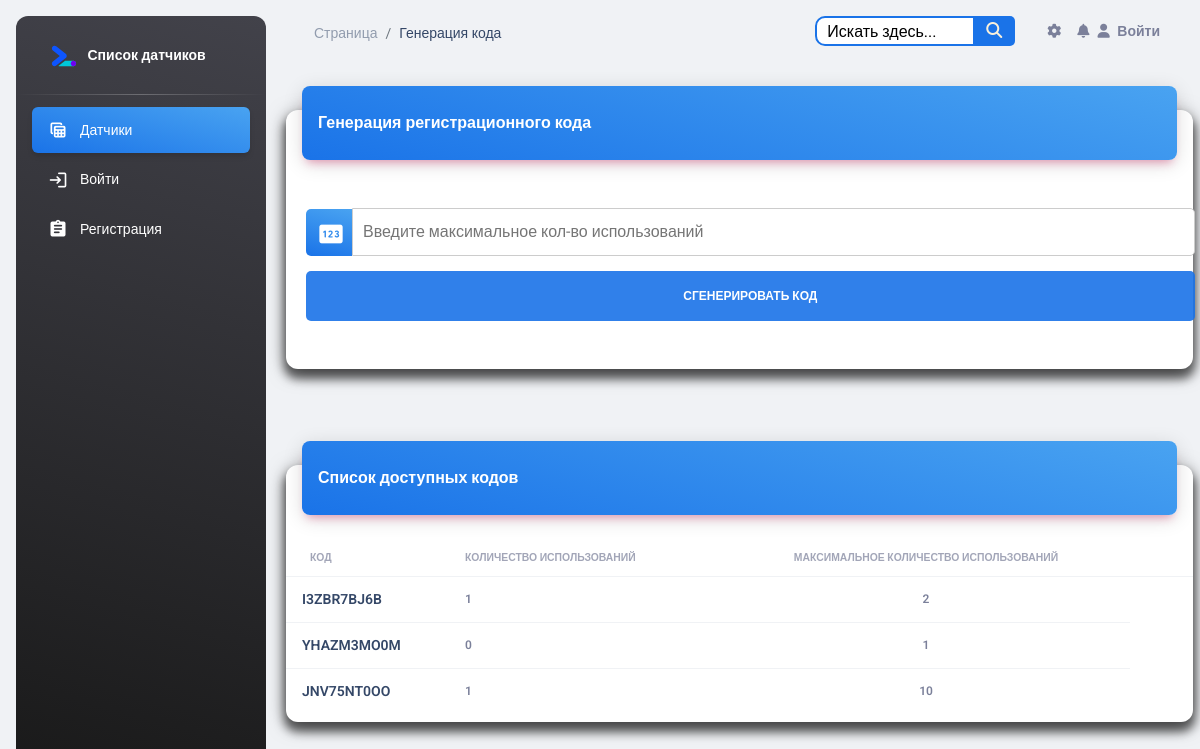
/account/generate-code/, run on the app's committed database.
### account/models.py (models this page shows, shortened)
class RegistrationCode(models.Model):
    code = models.CharField('Код', max_length=10, unique=True)
    usage_count = models.IntegerField('Кол-во использований', default=0)
    max_usages = models.IntegerField('Максимальное кол-во использований')
    class Meta:
        verbose_name = 'Регистрационный код'
        verbose_name_plural = 'Регистрационный код'

### account/views.py (the view, shortened to what this page needs)
# urls.py: path('generate-code/', generate_code_view, name='generate_code'),
def generate_code_view(request):
    codes = RegistrationCode.objects.all()
    return render(request, 'account/generate_code.html', {'codes': codes})

### templates/account/generate_code.html (shortened to what this page needs)
{% include 'base.html' %}
{% load static %}
<head>
</head>
<body class="g-sidenav-show  bg-gray-200">
<aside class="sidenav navbar navbar-vertical navbar-expand-xs border-0 border-radius-xl my-3 fixed-start ms-3   bg-gradient-dark"
       id="sidenav-main">
    <div class="sidenav-header">
        <a class="navbar-brand m-0" href="{% url 'sensor_list' %}">
            <img src="{% static 'img/google-webdev.svg' %}" class="navbar-brand-img h-100" alt="main_logo">
            <span class="ms-1 font-weight-bold text-white">Список датчиков</span>
        </a>
    </div>
    <hr class="horizontal light mt-0 mb-2">
    <div class="collapse navbar-collapse  w-auto " id="sidenav-collapse-main">
        <ul class="navbar-nav">
            <li class="nav-item">
                <a class="nav-link text-white active bg-gradient-info" href="{% url 'sensor_list' %}">
                    <div class="text-white text-center me-2 d-flex align-items-center justify-content-center">
                        <i class="material-icons opacity-10">table_view</i>
                    </div>
                    <span class="nav-link-text ms-1">Датчики</span>
                </a>
            </li>
            {% if user.is_authenticated %}
                <li class="nav-item mt-3">
                    <h6 class="ps-4 ms-2 text-uppercase text-xs text-white font-weight-bolder opacity-8">Страницы
                        аккаунта</h6>
                </li>
                <li class="nav-item">
                    <a class="nav-link text-white " href="{% url 'profiles:profile_detail' user.profile.slug %}">
                        <div class="text-white text-center me-2 d-flex align-items-center justify-content-center">
                            <i class="material-icons opacity-10">person</i>
                        </div>
                        <span class="nav-link-text ms-1">Профиль {{ user.username }}</span>
                    </a>
                </li>
                <li class="nav-item">
                    <a class="nav-link text-white " href='{% url 'logout' %}'>
                        <div class="text-white text-center me-2 d-flex align-items-center justify-content-center">
                            <i class="material-icons opacity-10">login</i>
                        </div>
                        <span class="nav-link-text ms-1">Выйти</span>
                    </a>
                </li>
            {% else %}
                <li class="nav-item">
                    <a class="nav-link text-white " href='{% url 'login' %}'>
                        <div class="text-white text-center me-2 d-flex align-items-center justify-content-center">
                            <i class="material-icons opacity-10">login</i>
                        </div>
                        <span class="nav-link-text ms-1">Войти</span>
                    </a>
                </li>
                <li class="nav-item">
                    <a class="nav-link text-white " href="{% url 'register' %}">
                        <div class="text-white text-center me-2 d-flex align-items-center justify-content-center">
                            <i class="material-icons opacity-10">assignment</i>
                        </div>
                        <span class="nav-link-text ms-1">Регистрация</span>
                    </a>
                </li>
            {% endif %}
        </ul>
    </div>
</aside>
<main class="main-content position-relative max-height-vh-100 h-100 border-radius-lg ">
    <nav class="navbar navbar-main navbar-expand-lg px-0 mx-4 shadow-none border-radius-xl" id="navbarBlur"
         data-scroll="true">
        <div class="container-fluid py-1 px-3">
            <nav aria-label="breadcrumb">
                <ol class="breadcrumb bg-transparent mb-0 pb-0 pt-1 px-0 me-sm-6 me-5">
                    <li class="breadcrumb-item text-sm"><a class="opacity-5 text-dark" href="{% url 'sensor_list' %}">Страница</a>
                    <li class="breadcrumb-item text-sm text-dark active" aria-current="page">Генерация кода</li>
                </ol>
            </nav>
            {% include 'include/navbar.html' %}
        </div>
    </nav>
    <div class="container-fluid py-4">
        <div class="row">
            <div class="col-12">
                <div class="card my-4">
                    <div class="card-header p-0 position-relative mt-n4 mx-3 z-index-2">
                        <div class="bg-gradient-info shadow-primary border-radius-lg pt-4 pb-3">
                            <h6 class="text-white ps-3">Генерация регистрационного кода</h6>
                        </div>
                    </div>
                    <div class="card-body px-0 pb-2">
                        <form class="profile-form" method="post">
                            <div class="card-body px-0 pb-2">
                                <div class="input-container">
                                    <i class="icon"><i class="material-icons opacity-10" style="font-size: 28px">pin</i></i>
<input class="input-field" type="number" id="max_usages" name="max_usages" placeholder="Введите максимальное кол-во использований" min="0" required>
                                </div>
                                <button type="submit" class="btn">Сгенерировать код</button>
                            </div>
                        </form>
                    </div>
                </div>
            </div>
        </div>
    </div>
    <div class="container-fluid py-4">
        <div class="row">
            <div class="col-12">
                <div class="card my-4">
                    <div class="card-header p-0 position-relative mt-n4 mx-3 z-index-2">
                        <div class="bg-gradient-info shadow-primary border-radius-lg pt-4 pb-3">
                            <h6 class="text-white ps-3">Список доступных кодов</h6>
                        </div>
                    </div>
                    <div class="card-body px-0 pb-2">
                        <table class="table align-items-center mb-0">
                            <thead>
                            <tr>
                                <th class="text-uppercase text-secondary text-xxs font-weight-bolder opacity-7">Код</th>
                                <th class="text-uppercase text-secondary text-xxs font-weight-bolder opacity-7 ps-2">
                                    Количество использований
                                </th>
                                <th class="text-center text-uppercase text-secondary text-xxs font-weight-bolder opacity-7">
                                    Максимальное количество использований
                                </th>
                                <th class="text-secondary opacity-7"></th>
                            </tr>
                            </thead>
                            <tbody>
                            {% for code in codes %}
                                <tr>
                                    <td>
                                        <div class="d-flex px-2 py-1">
                                            <div class="d-flex flex-column justify-content-center">
                                                <h6 class="mb-0 text-sm">{{ code.code }}</h6>
                                            </div>
                                        </div>
                                    </td>
                                    <td class="align-middle">
                                        <span class="text-secondary text-xs font-weight-bold">{{ code.usage_count }}</span>
                                    </td>
                                    <td class="align-middle text-center">
                                        <span class="text-secondary text-xs font-weight-bold">{{ code.max_usages }}</span>
                                    </td>
                                </tr>
                            {% endfor %}
                            </tbody>
                        </table>
                    </div>
                </div>
            </div>
        </div>
    </div>
</main>
</body>

### static/css/nucleo-svg.css (style rules this page uses)
.icon { display: inline-block; color: #111111; height: 1em; width: 1em; }
.icon { fill: currentColor; stroke: none; }

### templates/account/generate_code.html (style rules this page uses)
.profile-form { width: 98%; margin-left: 20px; }
.input-container { display: flex; align-items: center; margin-bottom: 15px; }
.icon { height: 47px; padding: 11px; background: linear-gradient(195deg, #49a3f1 0%, #1A73E8 100%); color: white; min-width: 46px; text-align: center; border-top-left-radius: 5px; border-bottom-left-radius: 5px; }
.input-field { width: 100%; padding: 10px; outline: none; border-top-right-radius: 5px; border-bottom-right-radius: 5px; border: 1px solid #ccc; }
.btn { background-color: #1A73E8; color: white; padding: 15px 20px; border: none; cursor: pointer; width: 100%; opacity: 0.9; border-radius: 5px; }

### data on the page
RegistrationCode: code "I3ZBR7BJ6B", usage_count "1", max_usages "2"
RegistrationCode: code "YHAZM3MO0M", usage_count "0", max_usages "1"
RegistrationCode: code "JNV75NT0OO", usage_count "1", max_usages "10"
